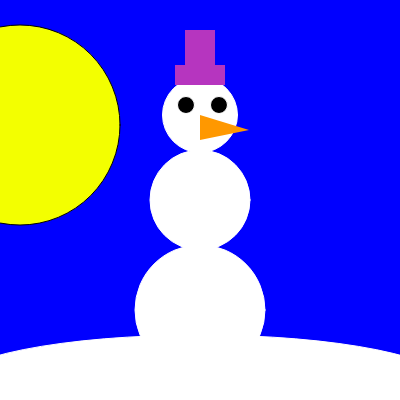
Frame 1 (no input)
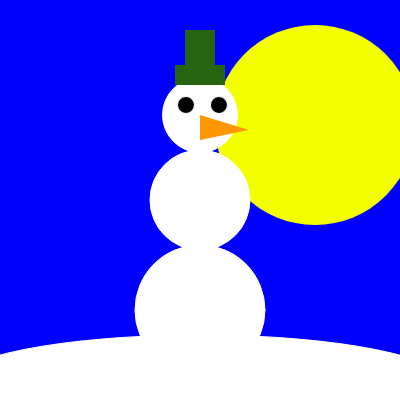
Frame 60 (no input)
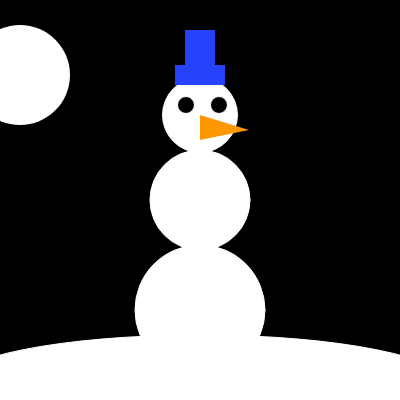
Frame 120 (the mouse pressed at the canvas centre since frame 60)

The p5.js sketch that drew these frames (run headless with seeded random() and noise() and a simulated clock; from frame 60 on, the mouse is pressed at the canvas centre):

// p5.js sketch
// ── sketch.js
var sun = 0;

function setup() {
  createCanvas(400, 400);
}

function draw() {
  if (sun > 1000) {
    sun = -200;
  }
  background(0, 0, 255);
  if (sun > 500) {
    background(0, 0, 0);
    
    
  }
  fill('rgb(255,255,255)')
  ellipse(-575+sun,75,100)
  fill(243, 255, 0);
  ellipse(20 + sun, 125, 200);
  fill(255, 255, 255);
  stroke(255, 255, 255);
  ellipse(200, 200, 100);
  ellipse(200, 115, 75);
  ellipse(200, 310, 130);
  
  fill(random(255),random(255),random(255));
  
  noStroke()
  rect(175, 65, 50, 20);
  rect(185, 30, 30, 50);
  fill(255, 255, 255);
  stroke(255);
  ellipse(200, 385, 500, 100);
  fill(0);
  ellipse(186, 105, 17);
  ellipse(219, 105, 17);
  fill("#FF9800");
  noStroke();
  triangle(200, 115, 200, 140, 249, 130);
  sun = sun + 5;
}
